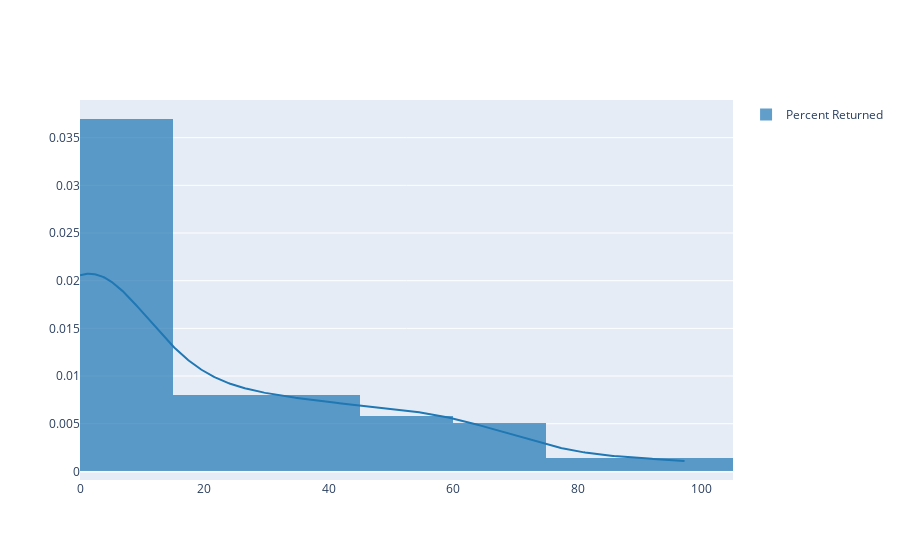

Notebook code for this chart:
### Markdown cell above
<!-- END QUESTION -->

The camp with the steadily increasing population after 1943 is Tule Lake, the largest detainment camp. On July 15, 1943, Tule Lake was designated as the segregation center because of its capacity and the number of individuals who were deemed "disloyal" by the WRA (the loyalty of detainees was conflated with their dissatisfaction with their treatment). Martial law was declared on November 14 at Tule Lake and it became a maximum-security, militarized center, with a curfew in place and almost all daily activities were brought to an end. 

As the segregation center, Tule Lake transferred "loyal" inmates to other WRA camps in exchange for "disloyal" inmates from other camps, though not all "loyals" wanted to leave. Overcrowding was a serious issue at Tule Lake: additional barracks were constructed for the 1,800 incoming inmates from Manzanar in early spring 1944, and even more arrived from other camps later that spring. Midway through 1944, the WRA stopped transferring incarcerated Japanese-Americans to Tule Lake. (Can you see these changes reflected in the plot above?)

Now we'll shift our focus from detention camp populations to the percentages of incarcerated Japanese-Americans that returned to their original county. We can use a histogram to visualize the distribution of the percentages reported.

### Code cell
fig = ff.create_distplot([population1940_1945['% returned']], 
                         ["Percent Returned"], 
                         show_rug = False, bin_size = 15)
fig.show()

### Figure 1 — Plotly figure (JSON) as saved in the notebook; plotly's stock layout.template omitted (floating-point values rounded to 4 significant figures; data arrays with more than 128 entries replaced by an {"elided": "..."} marker saying what was removed)
{"data": [{"histnorm": "probability density", "legendgroup": "Percent Returned", "marker": {"color": "rgb(31, 119, 180)"}, "name": "Percent Returned", "opacity": 0.7, "type": "histogram", "x": [52.3, 0, 49.5, 0, 31, 75, 0, 94.9, 0, 0, 9, 0, 24.7, 41.1, 0, 46.6, 97.4, 21.3, 0, 60.4, 0, 27.4, 0, 0, 30.8, 64.6, 0, 71.9, 63.6, 22.4, 54.3, 45, 62.1, 63.7, 16.6, 54.3, 38.1, 84.4, 33.4, 0, 0, 19.6, 52.1, 53.7, 21.5, 0, 43.5, 0, 27.5, 19.6, 64.3, 34.4, 0, 0, 0, 40.3, 0, 0, 0, 0, 0, 0, 0, 13.5, 43.1, 0, 0, 0, 7.3, 0, 0, 0, 0, 20, 0, 0, 34.6, 21.7, 0, 30.6, 0, 0, 0, 0, 14.2, 0, 0, 0, 0, 0, 0, 13.3], "xaxis": "x", "xbins": {"end": 97.4, "size": 15, "start": 0}, "yaxis": "y"}, {"legendgroup": "Percent Returned", "marker": {"color": "rgb(31, 119, 180)"}, "mode": "lines", "name": "Percent Returned", "showlegend": false, "type": "scatter", "x": {"elided": "500 float values"}, "xaxis": "x", "y": {"elided": "500 float values"}, "yaxis": "y"}], "layout": {"autosize": true, "barmode": "overlay", "hovermode": "closest", "legend": {"traceorder": "reversed"}, "xaxis": {"anchor": "y2", "autorange": true, "domain": [0, 1], "range": [0, 105], "type": "linear", "zeroline": false}, "yaxis": {"anchor": "free", "autorange": true, "domain": [0, 1], "position": 0, "range": [-0.0009024, 0.03895], "type": "linear"}}}
